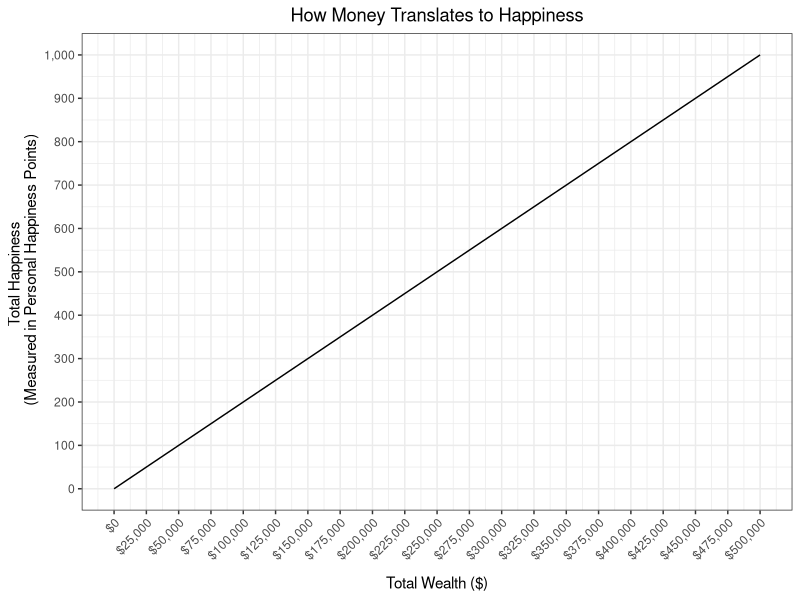
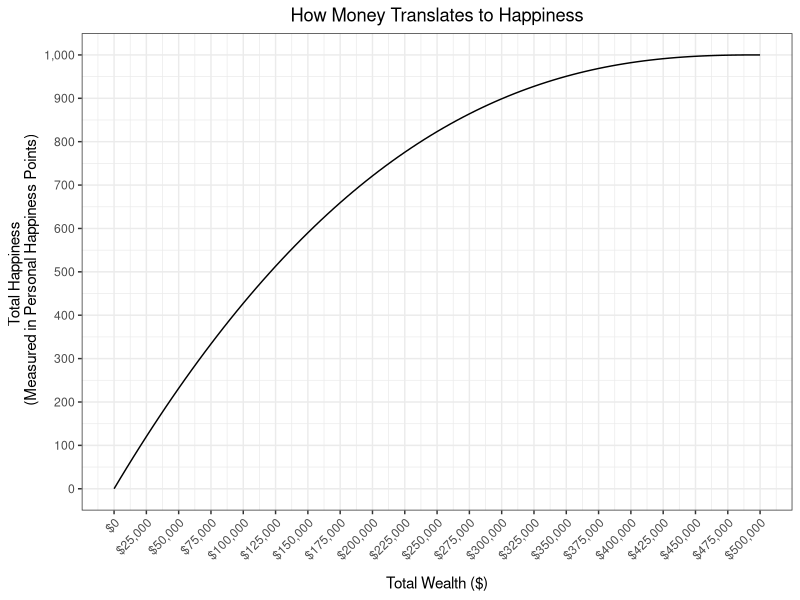
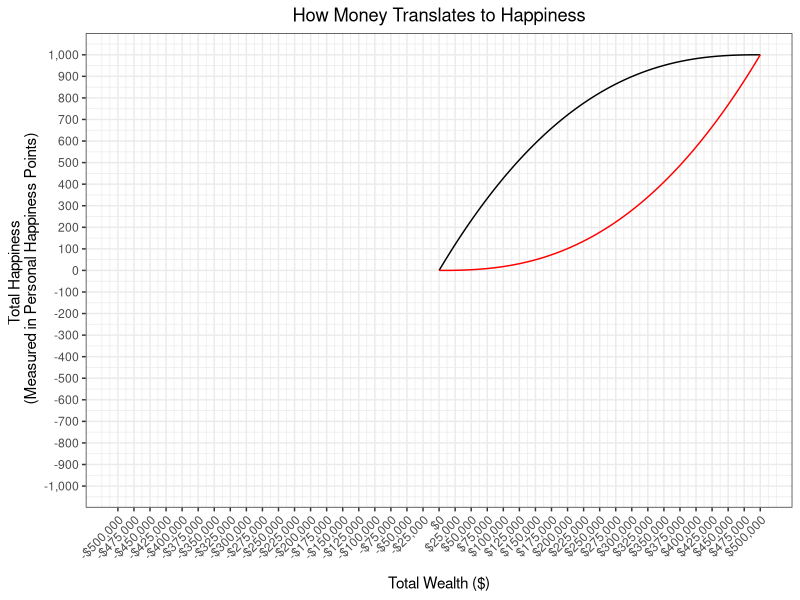
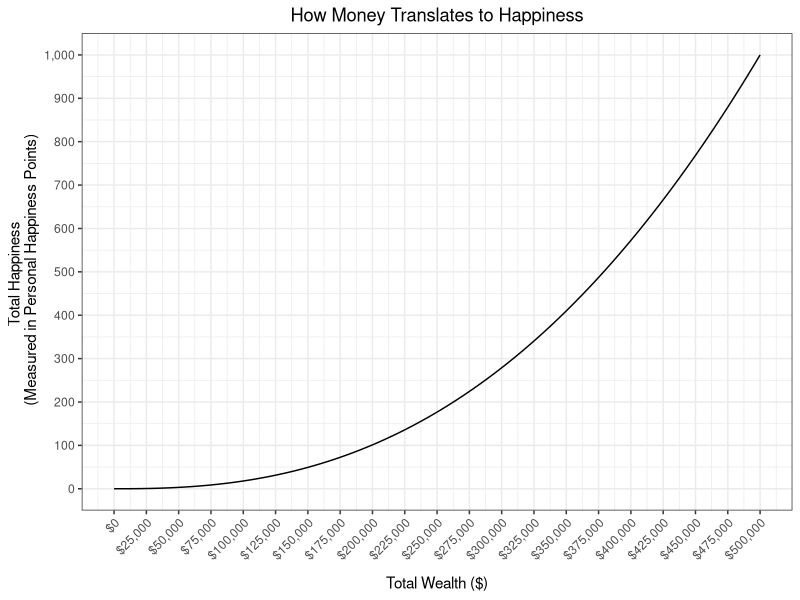
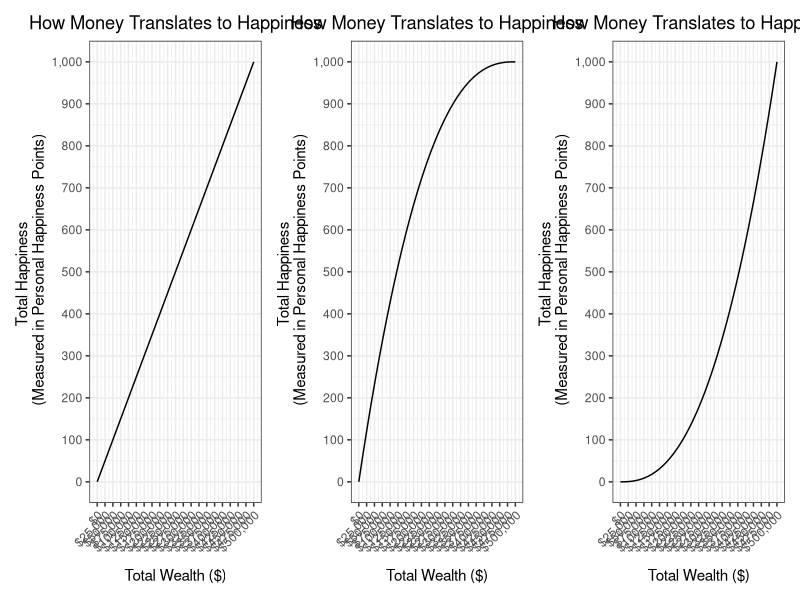
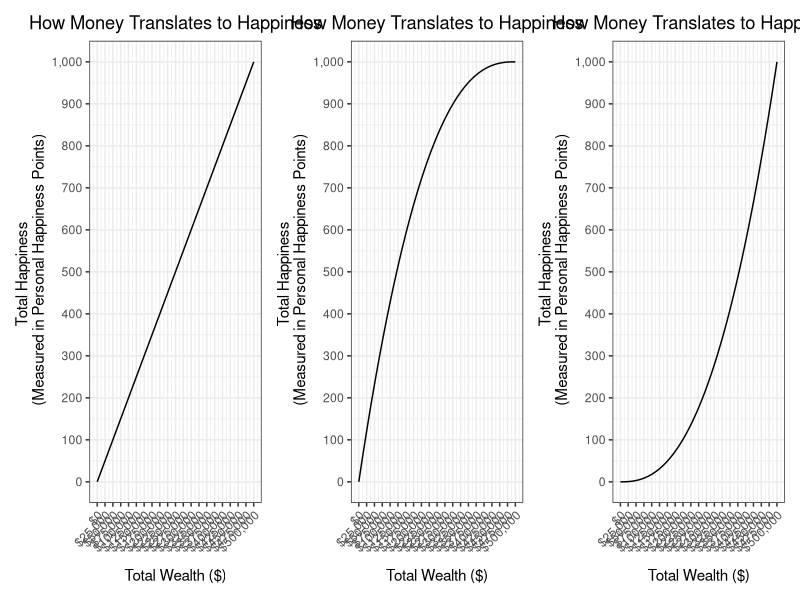

The R source for these figures, in order:
## ---- chunk 1
knitr::opts_chunk$set(echo = TRUE)
plot_save <- FALSE
## ---- chunk 2
library(tidyverse)
library(patchwork)

## ---- chunk 3
# make vector of possible incomes
money <- seq(0, 100, 1)

# turn into data frame
df_util <- data.frame(money)

# show df
df_util

## ---- chunk 4
max_income <- 500e3
income <- seq(0, 1, 0.01) * max_income
happiness <- income/max(income) * 1000

df_linear <- data.frame(income = income,
                        happiness = happiness)

df_linear
## ---- chunk 5
plot_linear <- 
df_linear %>% 
  ggplot(aes(x = income,
             y = happiness)) +
  geom_line() +
  labs(title = "How Money Translates to Happiness",
       x = "Total Wealth ($)",
       y = "Total Happiness \n (Measured in Personal Happiness Points)") +
  scale_y_continuous(breaks = seq(0, max(df_linear$happiness), 100),
                     labels = scales::comma) +
  scale_x_continuous(breaks = seq(0, max_income, 25e3),
                     labels = scales::dollar_format()) +
  theme_bw() +
  theme(plot.title = element_text(hjust = 0.5),
        axis.title.x = element_text(margin = margin(t = 10, b = 0, r = 0, l = 0)),
        axis.text.x = element_text(angle = 45,
                                   hjust = 1))
plot_linear

## ---- chunk 6
max_income <- 500e3
income <- seq(0, 1, 0.01) * max_income
happiness <- (1-(abs(income-max_income)^2.5)/(max_income^2.5)) * 1000

df_concave <- data.frame(income = income,
                        happiness = happiness)

df_concave
## ---- chunk 7
plot_concave <-
df_concave %>% 
  ggplot(aes(x = income,
             y = happiness)) +
  geom_line() +
  labs(title = "How Money Translates to Happiness",
       x = "Total Wealth ($)",
       y = "Total Happiness \n (Measured in Personal Happiness Points)") +
  scale_y_continuous(breaks = seq(0, max(df_concave$happiness), 100),
                     labels = scales::comma) +
  #scale_y_continuous(limits = c(0,  1))
  scale_x_continuous(breaks = seq(0, max_income, 25e3),
                     labels = scales::dollar_format()) +
  theme_bw() +
  theme(plot.title = element_text(hjust = 0.5),
        axis.title.x = element_text(margin = margin(t = 10, b = 0, r = 0, l = 0)),
        axis.text.x = element_text(angle = 45,
                                   hjust = 1))
plot_concave

## ---- chunk 8
# linear utility
max_income <- 500e3
income <- seq(0, 1, 0.01) * max_income
happiness <- income/max(income) * 1000

df_linear <- data.frame(income = income,
                        happiness = happiness)

df_linear

# concave utility
max_income <- 500e3
happiness <- (1-(abs(income-max_income)^2.5)/(max_income^2.5)) * 1000

df_concave <- data.frame(income = income,
                        happiness = happiness)

df_concave

# convex utility
df_convex <- data.frame(income = income,
                        neg_income = -income+max_income,
                        happiness = df_concave$happiness,
                        happiness_trans1 = -df_concave$happiness + 1000)

df_convex

## ---- chunk 9
df_convex %>% 
  ggplot() +
  geom_line(aes(x = income,
                y = happiness),
            color = "black") +
  geom_line(aes(x = neg_income,
                y = happiness_trans1),
            color = "red") +
  #geom_line(aes(y = happiness_trans2),
  #          color = "blue") +
  labs(title = "How Money Translates to Happiness",
       x = "Total Wealth ($)",
       y = "Total Happiness \n (Measured in Personal Happiness Points)") +
  scale_y_continuous(breaks = seq(-max(abs(df_convex$happiness)), max(abs(df_convex$happiness)), 100),
                     limits = c(-max(abs(df_convex$happiness)), max(abs(df_convex$happiness))),
                     labels = scales::comma) +
  #scale_y_continuous(limits = c(0,  1))
  scale_x_continuous(breaks = seq(-max_income, max_income, 25e3),
                     limits = c(-max_income, max_income),
                     labels = scales::dollar_format()) +
  theme_bw() +
  theme(plot.title = element_text(hjust = 0.5),
        axis.title.x = element_text(margin = margin(t = 10, b = 0, r = 0, l = 0)),
        axis.text.x = element_text(angle = 45,
                                   hjust = 1))

## ---- chunk 10
plot_convex <- 
df_convex %>% 
  ggplot(aes(x = neg_income,
             y = happiness_trans1)) +
  geom_line() +
  labs(title = "How Money Translates to Happiness",
       x = "Total Wealth ($)",
       y = "Total Happiness \n (Measured in Personal Happiness Points)") +
  scale_y_continuous(breaks = seq(0, max(df_convex$happiness), 100),
                     labels = scales::comma) +
  #scale_y_continuous(limits = c(0,  1))
  scale_x_continuous(breaks = seq(0, max_income, 25e3),
                     labels = scales::dollar_format()) +
  theme_bw() +
  theme(plot.title = element_text(hjust = 0.5),
        axis.title.x = element_text(margin = margin(t = 10, b = 0, r = 0, l = 0)),
        axis.text.x = element_text(angle = 45,
                                   hjust = 1))
plot_convex

## ---- chunk 11
plot_linear + plot_concave + plot_convex
## ---- chunk 12
(plot_linear | plot_concave | plot_convex)
